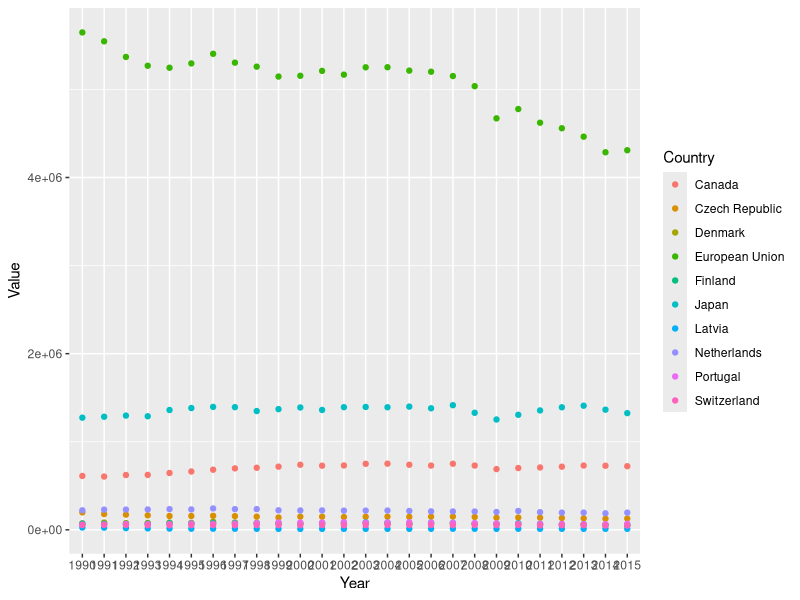
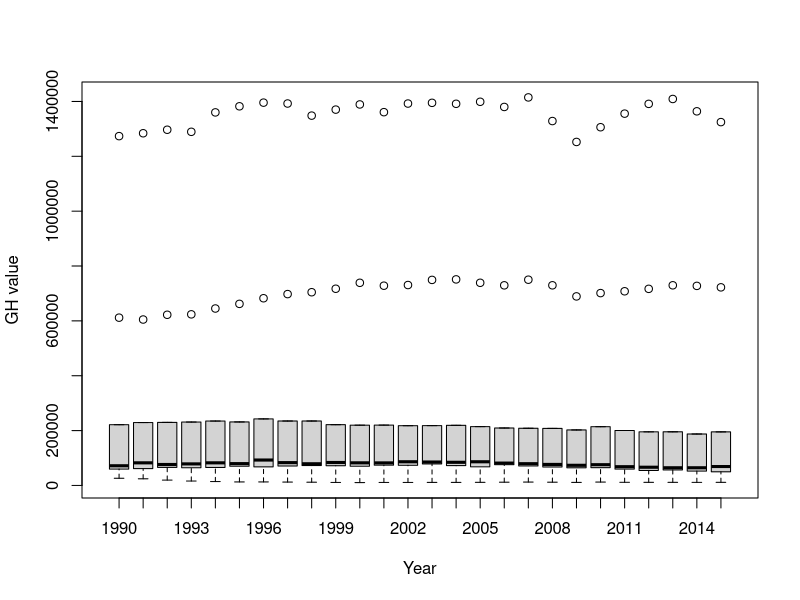

The R source for these figures, in order: (Note: this script raises an error after producing the figures.)
# Required packages
library(readr)
library(ggplot2)
library(tidyverse)
library(dplyr)

# Data analysis on greenhouse gas emission from 10 countries among 26 years

clean_data_GH <- read_csv("data/clean_data_GH.csv", 
                    col_types = cols(Year = col_character()))

#### Data exploration ####

# 1. Outliers
ggplot(clean_data_GH, aes(Year, Value, colour = Country )) +
  geom_point()
# European Union has high values compared to other countries 
# EU will be discarded from the analysis 
clean_data_GH <- clean_data_GH %>% 
  filter(Country != "European Union")

# Are there missing values?
sum(is.na(clean_data_GH$Value))
# No missing value

# 2. Collinearity X
# Not relevant for the dataset
#C Relationships Y vs X
boxplot(Value ~ Year, 
        data = clean_data_GH,
        xlab = "Year",
        ylab = "GH value")
# No relationship between Year and GH value

#3. Spatial/temporal aspects of sampling design
# Not relevant for the data set

# 4. Interactions
# Not relevant for the data set

# 5. Zero inflation Y (Are there many 0s in the data set)
sum(clean_data_GH$Value == 0) #NONE

# 6. Are categorical covariates balanced?
# Not relevant for the data set


write_csv(clean_data_GH, "data/clean_data_GH.csv")


#7. Eploratory visualization that is useful to help the reader/consumer understand that dataset. 

output_viz <- clean_data_GH %>% 
          ggplot(aes(Year, Value, group = Country, colour = fct_reorder(Country, desc(Value)))) +
          geom_line()+
          ylab("Emission Value (kt)") +
          scale_y_continuous(labels = scales::comma) +
          labs(title = "Greenhouse Gas Emission over 25 years", 
               subtitle = "Including Indirect CO2, without LULUCF, in kilotonne CO2 equivalent",
               caption = "Source: Greenhouse Gas Inventory Data | UN Framework Convention on Climate Change") +
          theme(axis.text.x = element_text(angle = 65, hjust = 1, size = 8),
                legend.position = "right", 
                legend.title = element_blank(),
                legend.text=element_text(size=8),
                plot.caption=element_text(size=6),
                plot.subtitle = element_text(size = 8),
                axis.line = element_line(colour = "black"),
                panel.background = element_blank(),
                panel.border = element_rect(colour = "black", fill = NA),
                legend.key=element_blank()
                )


ggsave("results/figure/GHG_exploreView.png", plot = output_viz)
